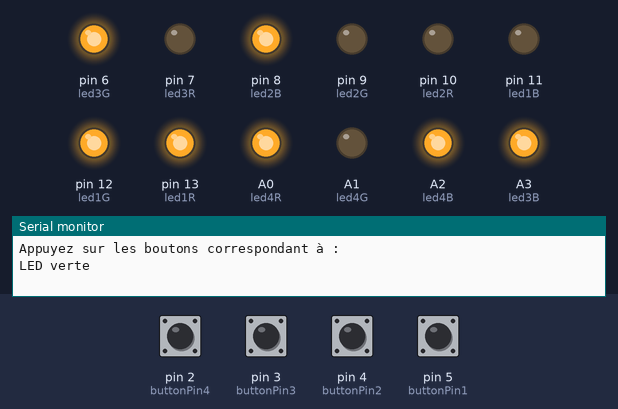
This sketch was run on a simulated Arduino Uno, built with avr-gcc and run on an emulated ATmega328P. Shown: output pins drawn as LEDs (lit = HIGH), the last lines printed to the serial monitor. The inputs (shaded band) are chosen by the test bench; at power-on: pin 2 (buttonPin4), pin 3 (buttonPin3), pin 4 (buttonPin2), pin 5 (buttonPin1) HIGH. Random numbers use the default seed unless the sketch sets one.

Above: at 1.2 s.
1.3 s: pin 2 (buttonPin4) pulled LOW for 0.15 s
At 2.5 s:
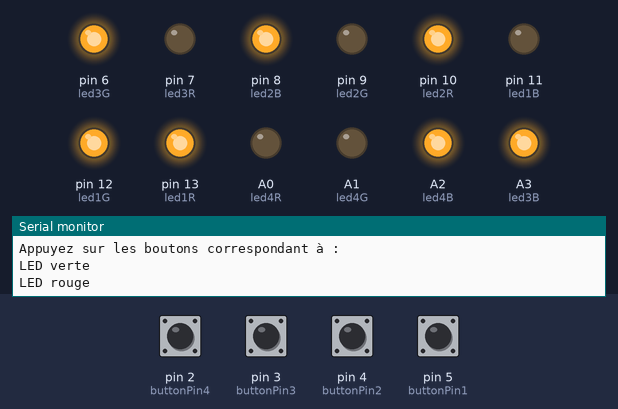
2.9 s: pin 3 (buttonPin3) pulled LOW for 0.15 s
At 3.8 s:
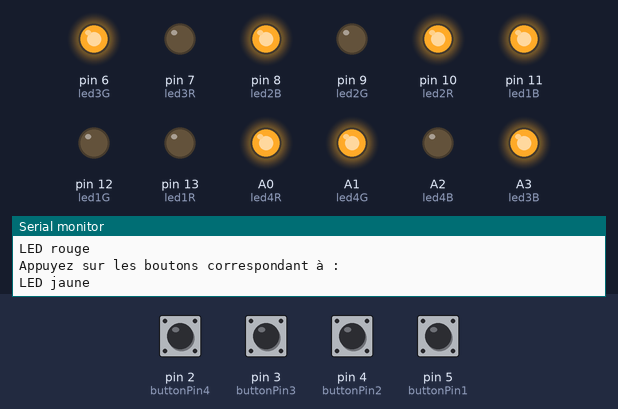
4.5 s: pin 4 (buttonPin2) pulled LOW for 0.15 s
At 5.1 s:
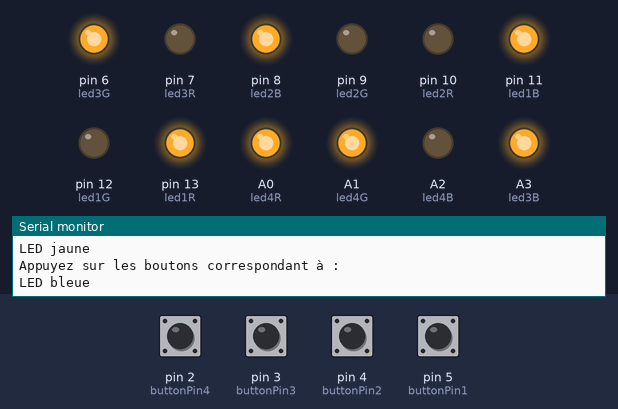
6.1 s: pin 4 (buttonPin2) pulled LOW for 1 s
At 7.5 s:
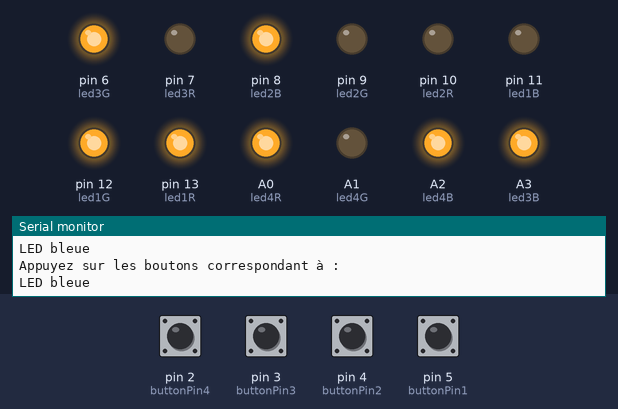
8.6 s: pin 5 (buttonPin1) pulled LOW for 0.15 s
At 9.4 s:
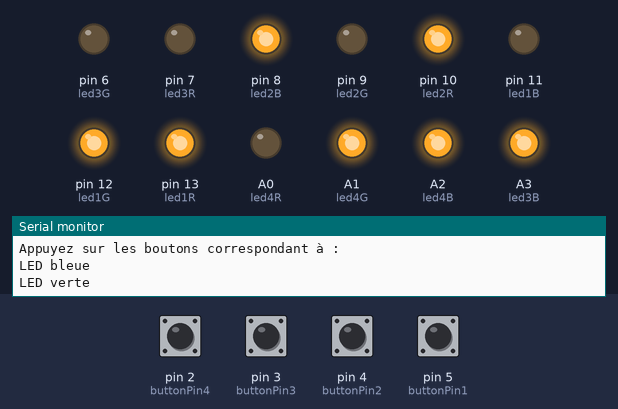
10.2 s: pin 2 (buttonPin4) pulled LOW for 1 s
At 10.6 s:
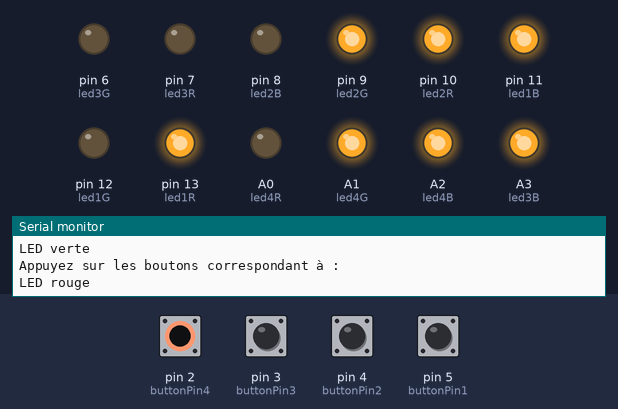
Timing chart, 0 to 13.2 s (numbered marks = the images above; inputs shaded):
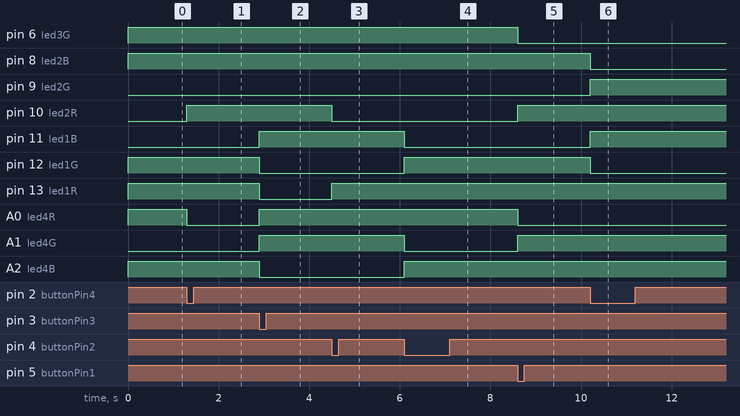

Measured:
- after the input at 1.3 s, pin 10 (led2R): LOW → HIGH at once; A0 (led4R): HIGH → LOW at once
- after the input at 2.9 s, pin 11 (led1B), A0 (led4R), A1 (led4G): LOW → HIGH at once; pin 12 (led1G), pin 13 (led1R), A2 (led4B): HIGH → LOW at once
- after the input at 4.5 s, pin 10 (led2R): HIGH → LOW at once; pin 13 (led1R): LOW → HIGH at once
- after the input at 6.1 s, pin 11 (led1B), A1 (led4G): HIGH → LOW at once; pin 12 (led1G), A2 (led4B): LOW → HIGH at once
- after the input at 8.6 s, pin 6 (led3G), A0 (led4R): HIGH → LOW at once; pin 10 (led2R), A1 (led4G): LOW → HIGH at once
- after the input at 10.2 s, pin 8 (led2B), pin 12 (led1G): HIGH → LOW at once; pin 9 (led2G), pin 11 (led1B): LOW → HIGH at once

The sketch:

test.ino
```cpp
#include <time.h>
#define RED 1
#define GREEN 2
#define BLUE 3
#define YELLOW 4
// constants won't change. They're used here to set pin numbers:
const int buttonPin1 = 5;     // the number of the pushbutton pic
const int buttonPin2 = 4;     // the number of the pushbutton pic
const int buttonPin3 = 3;     // the number of the pushbutton pic
const int buttonPin4 = 2;     // the number of the pushbutton pic
const int led1R =  13;      // the number of the LED pin
const int led1G =  12;      // the number of the LED pin
const int led1B =  11;      // the number of the LED pin
const int led2R =  10;      // the number of the LED pin
const int led2G =  9;      // the number of the LED pin
const int led2B =  8;      // the number of the LED pin
const int led3R =  7;      // the number of the LED pin
const int led3G =  6;      // the number of the LED pin
const int led3B =  A3;      // the number of the LED pin
const int led4R =  A0;      // the number of the LED pin
const int led4G =  A1;      // the number of the LED pin
const int led4B =  A2;      // the number of the LED pin
int set = 1;
int reset = 0;
int etape = 1;
int partie = 0;
int tabLed[4] = {0};
int *tabIndications;
int buttonState1 =0 , buttonState2 =0, buttonState3=0,buttonState4=0;
int prevbuttonState1 =0 , prevbuttonState2 =0, prevbuttonState3=0, prevbuttonState4=0;

// variables will change:
int buttonState = 0;
void setup() {
  srand(time(NULL));

  Serial.begin(9600);
  // initialize the LED pin as an output:
  pinMode(led1R, OUTPUT);
  pinMode(led1G, OUTPUT);
  pinMode(led1B, OUTPUT);

  pinMode(led2R, OUTPUT);
  pinMode(led2G, OUTPUT);
  pinMode(led2B, OUTPUT);

  pinMode(led3R, OUTPUT);
  pinMode(led3G, OUTPUT);
  pinMode(led3B, OUTPUT);

  pinMode(led4R, OUTPUT);
  pinMode(led4G, OUTPUT);
  pinMode(led4B, OUTPUT);
  // initialize the pushbutton pin as an input:
  //pinMode(buttonPin, INPUT);
}

void loop() {
  if(etape < 8){
    buttonState1 = digitalRead(buttonPin1);
    buttonState2 = digitalRead(buttonPin2);
    buttonState3 = digitalRead(buttonPin3);
    buttonState4 = digitalRead(buttonPin4);
    loadLed();
    indications();
    clicBouton();
  }else
    LoadLedWin();
  affichageLed();

}
void clicBouton(){

  if(prevbuttonState1 == HIGH && buttonState1 == LOW && (tabIndications[partie] == tabLed[0] || tabIndications[partie] == 5)){
    partie++;

  }else if(prevbuttonState2 == HIGH && buttonState2 == LOW && (tabIndications[partie] == tabLed[1] || tabIndications[partie] == 6)){
    partie++;

  }else if(prevbuttonState3 == HIGH && buttonState3 == LOW && (tabIndications[partie] == tabLed[2] || tabIndications[partie] == 7)){
    partie++;

  }else if(prevbuttonState4 == HIGH && buttonState4 == LOW && (tabIndications[partie] == tabLed[3] || tabIndications[partie] == 8)){
    partie++;

  }else if((prevbuttonState1 == HIGH && buttonState1 == LOW) || (prevbuttonState2 == HIGH && buttonState2 ==LOW) || (prevbuttonState3 == HIGH && buttonState3 ==LOW) || (prevbuttonState4 == HIGH && buttonState4 == LOW)){
    reset = 1;
  }
  prevbuttonState1 = buttonState1;
  prevbuttonState2 = buttonState2;
  prevbuttonState3 = buttonState3;
  prevbuttonState4 = buttonState4;
  if(partie == etape){
    set = 1;
    etape++;
    partie = 0;
  }else if(reset == 1){
    reset = 0;
    etape = 1;
    set = 1;
    partie = 0;
  }
}
void indications(){
  int y = 0, nbpos = 0, nb = 8;
  if(set == 1){
    set = 0;
    tabIndications = malloc(etape*sizeof(int));
    Serial.print("Appuyez sur les boutons correspondant à :\n");
    for(int i = 0; i < etape; i++){
      if(etape < 5){
        y = (rand() % 4)+1;
        tabIndications[i] = y;
        if(y == RED){
          Serial.print("LED rouge\n");
        }else if(y == GREEN){
          Serial.print("LED verte\n");
        }else if(y == BLUE){
          Serial.print("LED bleue\n");
        }else if(y == YELLOW){
          Serial.print("LED jaune\n");
        }
      }else{
        if(nbpos == 2){
          nb = 4;
        }
        y = (rand() % nb)+1;
        tabIndications[i] = y;
        if(y == RED){
          Serial.print("LED rouge\n");
        }else if(y == GREEN){
          Serial.print("LED verte\n");
        }else if(y == BLUE){
          Serial.print("LED bleue\n");
        }else if(y == YELLOW){
          Serial.print("LED jaune\n");
        }else if(y > YELLOW){
          nbpos++;
          Serial.print("LED n°");
          if(y != 8)
            Serial.print((y%4));
          else
            Serial.print("4");
          Serial.print("\n");
        }
      }
    }
  }
}
void loadLed(){
  int x = 1, y = 0;
  if(set == 1){
    for(int i=0; i<5; i++){
      tabLed[i] = 0;
    }
    while(x < 5){
      y = rand() % 4;
      if(tabLed[y] == 0){
        tabLed[y] = x;
        x++;
      }
    }
  }
}

void affichageLed(){
  if(tabLed[0] == RED){
    digitalWrite(led1R, LOW);
    digitalWrite(led1G, HIGH);
    digitalWrite(led1B, HIGH);
  }else if(tabLed[0] == GREEN){
    digitalWrite(led1R, HIGH);
    digitalWrite(led1G, LOW);
    digitalWrite(led1B, HIGH);
  }else if(tabLed[0] == BLUE){
    digitalWrite(led1R, HIGH);
    digitalWrite(led1G, HIGH);
    digitalWrite(led1B, LOW);
  }else if(tabLed[0] == YELLOW){
    digitalWrite(led1R, LOW);
    digitalWrite(led1G, LOW);
    digitalWrite(led1B, HIGH);
  }
  if(tabLed[1] == RED){
    digitalWrite(led2R, LOW);
    digitalWrite(led2G, HIGH);
    digitalWrite(led2B, HIGH);
  }else if(tabLed[1] == GREEN){
    digitalWrite(led2R, HIGH);
    digitalWrite(led2G, LOW);
    digitalWrite(led2B, HIGH);
  }else if(tabLed[1] == BLUE){
    digitalWrite(led2R, HIGH);
    digitalWrite(led2G, HIGH);
    digitalWrite(led2B, LOW);
  }else if(tabLed[1] == YELLOW){
    digitalWrite(led2R, LOW);
    digitalWrite(led2G, LOW);
    digitalWrite(led2B, HIGH);
  }
  if(tabLed[2] == RED){
    digitalWrite(led3R, LOW);
    digitalWrite(led3G, HIGH);
    analogWrite(led3B, 255);
  }else if(tabLed[2] == GREEN){
    digitalWrite(led3R, HIGH);
    digitalWrite(led3G, LOW);
    analogWrite(led3B, 255);
  }else if(tabLed[2] == BLUE){
    digitalWrite(led3R, HIGH);
    digitalWrite(led3G, HIGH);
    analogWrite(led3B, 0);
  }else if(tabLed[2] == YELLOW){
    digitalWrite(led3R, LOW);
    digitalWrite(led3G, LOW);
    analogWrite(led3B, 255);
  }
  if(tabLed[3] == RED){
    analogWrite(led4R, 0);
    analogWrite(led4G, 255);
    analogWrite(led4B, 255);
  }else if(tabLed[3] == GREEN){
    analogWrite(led4R, 255);
    analogWrite(led4G, 0);
    analogWrite(led4B, 255);
  }else if(tabLed[3] == BLUE){
    analogWrite(led4R, 255);
    analogWrite(led4G, 255);
    analogWrite(led4B, 0);
  }else if(tabLed[3] == YELLOW){
    analogWrite(led4R, 0);
    analogWrite(led4G, 0);
    analogWrite(led4B, 255);
  }
}
void LoadLedWin(){
  for(int i=0; i<5; i++){
    tabLed[i] = GREEN;
  }
}
```
